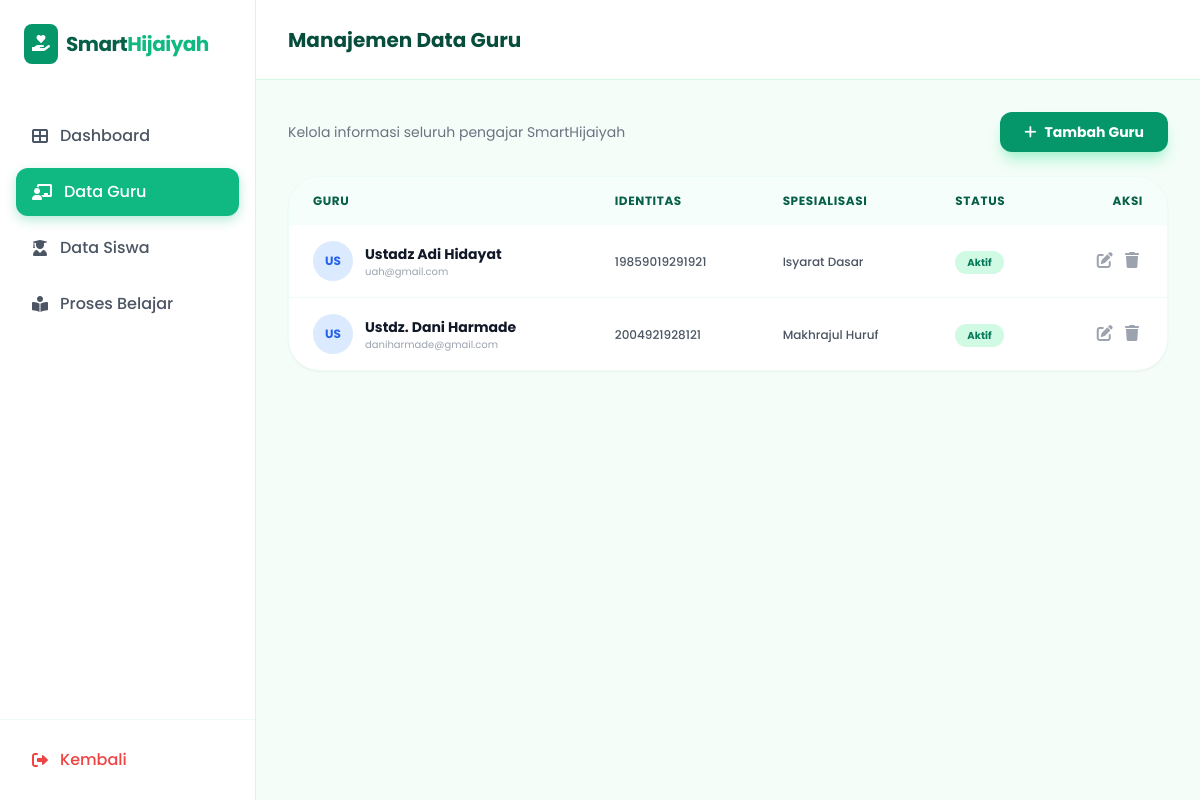
Screenshot of /data-guru with the database file from the repository.
### tables this page shows
CREATE TABLE guru (
            id INTEGER PRIMARY KEY AUTOINCREMENT,
            nama TEXT NOT NULL,
            nip TEXT NOT NULL,
            email TEXT NOT NULL,
            spesialisasi TEXT NOT NULL,
            status TEXT NOT NULL
        );

### app.py (the view)
@app.route('/data-guru')
def data_guru():
    conn = get_db_connection()
    gurus = conn.execute('SELECT * FROM guru').fetchall()
    conn.close()
    return render_template('dashboard/data-guru.html', gurus=gurus)

### app.py (called while the page is built)
def get_db_connection():
    conn = sqlite3.connect(DATABASE)
    conn.row_factory = sqlite3.Row
    return conn

### templates/dashboard/data-guru.html (shortened to what this page needs)
<!doctype html>
<html lang="id">
  <head>
    <script src="https://cdn.tailwindcss.com"></script>
    <link
      rel="stylesheet"
      href="https://cdnjs.cloudflare.com/ajax/libs/font-awesome/6.0.0/css/all.min.css"
    />
  </head>
  <body class="bg-emerald-50/50 text-gray-800 overflow-hidden">
    <div class="flex h-screen">
      <aside
        class="w-64 bg-white border-r border-emerald-100 flex flex-col hidden md:flex"
      >
        <div class="p-6">
          <div class="flex items-center space-x-2">
            <div class="bg-emerald-600 p-2 rounded-lg text-white">
              <i class="fas fa-hand-holding-heart"></i>
            </div>
            <span class="text-xl font-bold text-emerald-800 tracking-tight"
              >Smart<span class="text-emerald-500">Hijaiyah</span></span
            >
          </div>
        </div>
        <nav class="mt-6 px-4 flex-grow space-y-2">
          <a
            href="/dashboard"
            class="w-full flex items-center space-x-3 px-4 py-3 rounded-xl transition duration-200 text-gray-600 hover:bg-emerald-50"
          >
            <i class="fas fa-th-large"></i>
            <span class="font-medium">Dashboard</span>
          </a>
          <a
            href="/data-guru"
            class="w-full flex items-center space-x-3 px-4 py-3 rounded-xl transition duration-200 active-link"
          >
            <i class="fas fa-chalkboard-teacher"></i>
            <span class="font-medium">Data Guru</span>
          </a>
          <a
            href="/data-siswa"
            class="w-full flex items-center space-x-3 px-4 py-3 rounded-xl transition duration-200 text-gray-600 hover:bg-emerald-50"
          >
            <i class="fas fa-user-graduate"></i>
            <span class="font-medium">Data Siswa</span>
          </a>
          <a
            href="/proses-belajar"
            class="w-full flex items-center space-x-3 px-4 py-3 rounded-xl transition duration-200 text-gray-600 hover:bg-emerald-50"
          >
            <i class="fas fa-book-reader"></i>
            <span class="font-medium">Proses Belajar</span>
          </a>
        </nav>
        <div class="p-4 border-t border-emerald-50">
          <a
            href="/"
            class="w-full flex items-center space-x-3 px-4 py-3 rounded-xl text-red-500 hover:bg-red-50 transition"
          >
            <i class="fas fa-sign-out-alt"></i>
            <span class="font-medium">Kembali</span>
          </a>
        </div>
      </aside>
      <main class="flex-grow flex flex-col h-full overflow-hidden">
        <header
          class="h-20 bg-white border-b border-emerald-100 flex items-center justify-between px-8 shrink-0"
        >
          <h2 class="text-xl font-bold text-emerald-900">
            Manajemen Data Guru
          </h2>
        </header>
        <div class="p-8 overflow-y-auto custom-scrollbar flex-grow">
          <div class="space-y-6">
            <div class="flex justify-between items-center">
              <div>
                <p class="text-gray-500 text-sm">
                  Kelola informasi seluruh pengajar SmartHijaiyah
                </p>
              </div>
              <button
                onclick="toggleModal('modal-tambah-guru')"
                class="bg-emerald-600 hover:bg-emerald-700 text-white px-6 py-2.5 rounded-xl font-bold text-sm shadow-lg shadow-emerald-200 transition flex items-center"
              >
                <i class="fas fa-plus mr-2"></i> Tambah Guru
              </button>
            </div>
            <div
              class="bg-white rounded-[2rem] border border-emerald-50 shadow-sm overflow-hidden"
            >
              <table class="w-full text-left">
                <thead class="bg-emerald-50/50">
                  <tr>
                    <th
                      class="px-6 py-4 text-xs font-bold text-emerald-800 uppercase tracking-wider"
                    >
                      Guru
                    </th>
                    <th
                      class="px-6 py-4 text-xs font-bold text-emerald-800 uppercase tracking-wider"
                    >
                      Identitas
                    </th>
                    <th
                      class="px-6 py-4 text-xs font-bold text-emerald-800 uppercase tracking-wider"
                    >
                      Spesialisasi
                    </th>
                    <th
                      class="px-6 py-4 text-xs font-bold text-emerald-800 uppercase tracking-wider"
                    >
                      Status
                    </th>
                    <th
                      class="px-6 py-4 text-xs font-bold text-emerald-800 uppercase tracking-wider text-right"
                    >
                      Aksi
                    </th>
                  </tr>
                </thead>
                <tbody class="divide-y divide-emerald-50">
                  {% for guru in gurus %}
                  <tr class="hover:bg-emerald-50/30 transition">
                    <td class="px-6 py-4 flex items-center space-x-3">
                      <div
                        class="w-10 h-10 rounded-full bg-blue-100 flex items-center justify-center text-blue-600 font-bold text-xs"
                      >
                        {{ guru.nama[:2] | upper }}
                      </div>
                      <div>
                        <p class="text-sm font-bold text-gray-900">
                          {{ guru.nama }}
                        </p>
                        <p class="text-[10px] text-gray-400">
                          {{ guru.email }}
                        </p>
                      </div>
                    </td>
                    <td class="px-6 py-4">
                      <span class="text-xs font-medium text-gray-600">
                        {{ guru.nip }}
                      </span>
                    </td>
                    <td class="px-6 py-4">
                      <span class="text-xs font-medium text-gray-600">
                        {% if guru.spesialisasi == 'dasar' %} Isyarat Dasar {%
                        elif guru.spesialisasi == 'makhraj' %} Makhrajul Huruf
                        {% elif guru.spesialisasi == 'lanjut' %} Isyarat Lanjut
                        {% else %} {{ guru.spesialisasi }} {% endif %}
                      </span>
                    </td>
                    <td class="px-6 py-4">
                      <span
                        class="{% if guru.status == 'aktif' %} bg-emerald-100 text-emerald-700 {% elif guru.status == 'nonaktif' %} bg-red-100 text-red-700 {% else %} bg-gray-100 text-gray-700 {% endif %} px-3 py-1 rounded-full text-[10px] font-bold"
                      >
                        {% if guru.status == 'aktif' %} Aktif {% elif
                        guru.status == 'nonaktif' %} Non-aktif {% else %} {{
                        guru.status }} {% endif %}
                      </span>
                    </td>
                    <td class="px-6 py-4 text-right">
                      <button
                        onclick="openEditModal(
      '{{ guru.id }}',
      '{{ guru.nama }}',
      '{{ guru.nip }}',
      '{{ guru.email }}',
      '{{ guru.spesialisasi }}',
      '{{ guru.status }}'
    )"
                        class="text-gray-400 hover:text-emerald-600 mx-1"
                      >
                        <i class="fas fa-edit"></i>
                      </button>
                      <a
                        href="/hapus-guru/{{ guru.id }}"
                        onclick="return confirm('Yakin ingin menghapus?');"
                        class="text-gray-400 hover:text-red-500 mx-1"
                      >
                        <i class="fas fa-trash"></i>
                      </a>
                    </td>
                  </tr>
                  {% endfor %}
                </tbody>
              </table>
            </div>
          </div>
        </div>
      </main>
    </div>
  </body>
</html>

### templates/dashboard/data-guru.html (style rules this page uses)
body { font-family: "Poppins", sans-serif; }
.active-link { background-color: #10b981; color: white; box-shadow: 0 4px 12px rgba(16, 185, 129, 0.3); }

### rows the page displays
guru: nama "US", nama "Ustadz Adi Hidayat", email "uah@gmail.com", nip "19859019291921", spesialisasi "Isyarat Dasar", status "Aktif"
guru: nama "US", nama "Ustdz. Dani Harmade", email "daniharmade@gmail.com", nip "2004921928121", spesialisasi "Makhrajul Huruf", status "Aktif"
